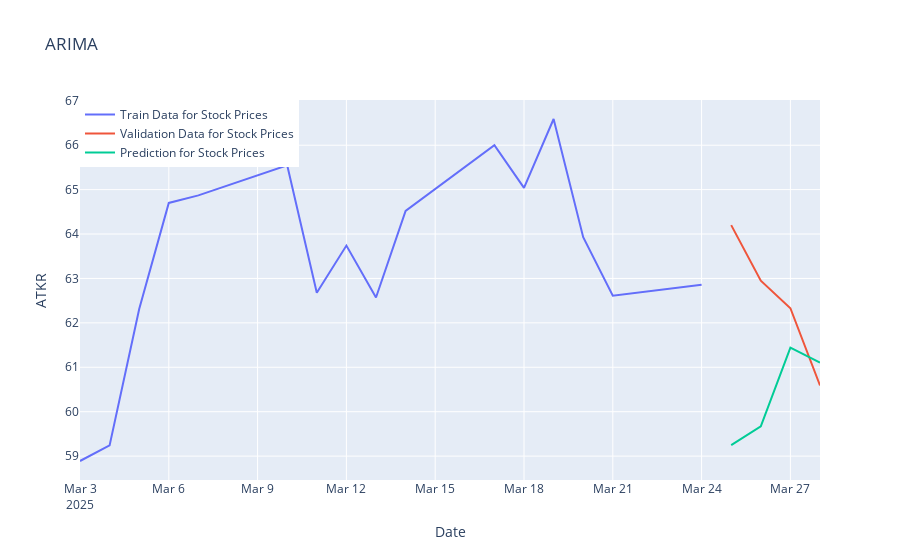
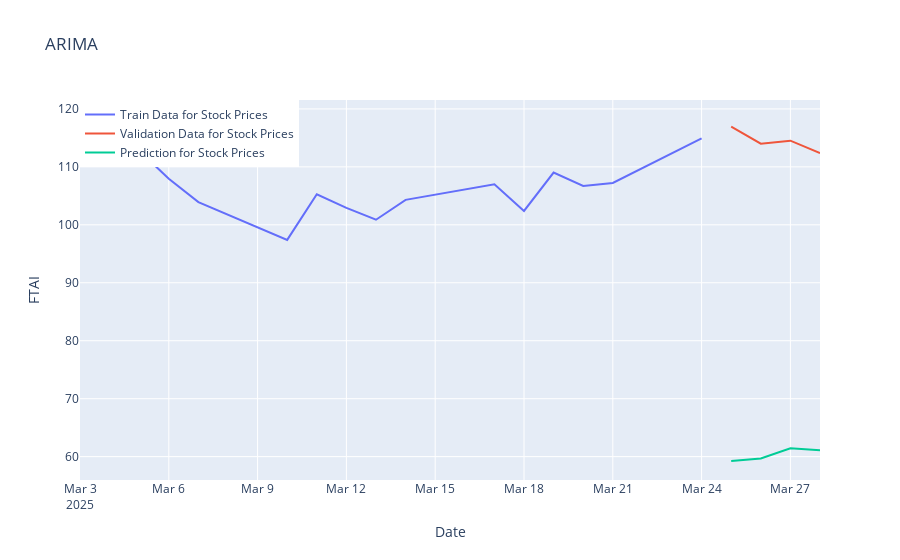
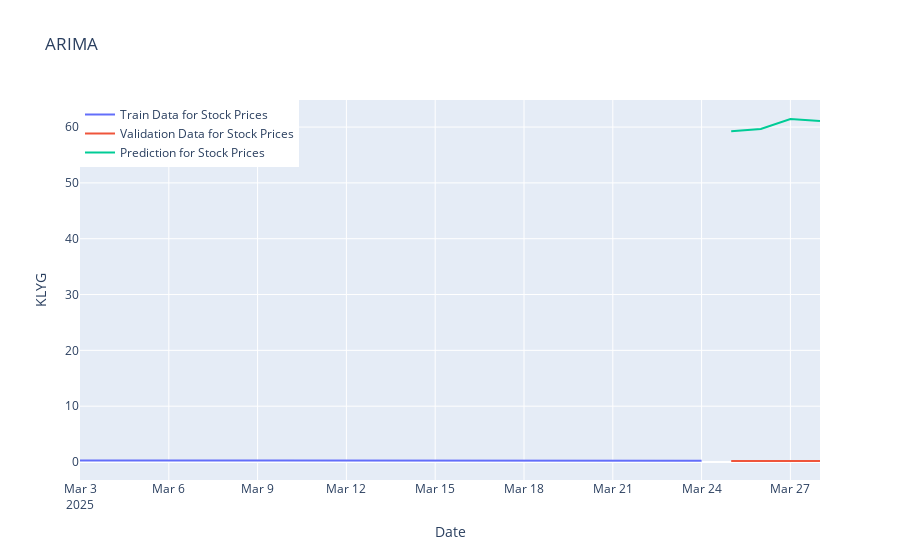
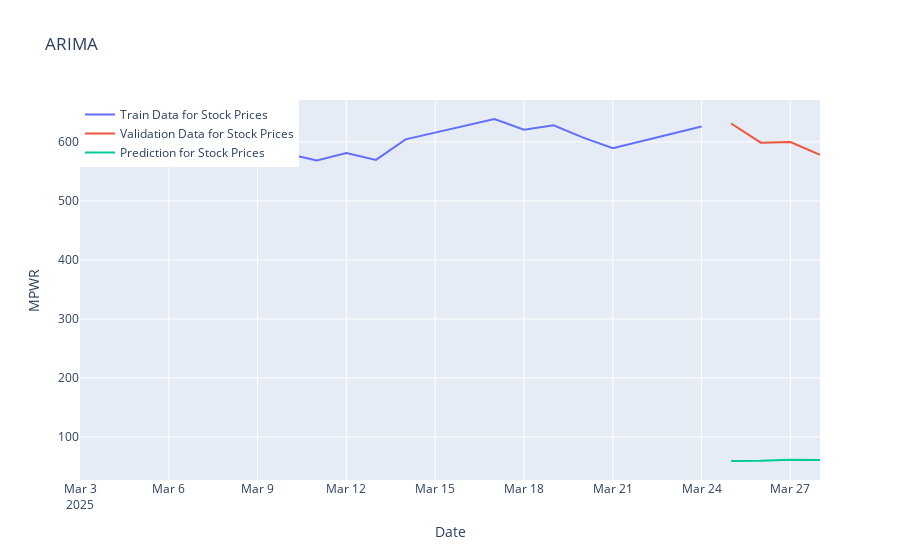

Here is the notebook cell these charts were saved with, in order:
### Code cell
for column in close_df.columns:
    fig=go.Figure()
    fig.add_trace(go.Scatter(x=model_train.index, y=model_train[column], mode='lines',name="Train Data for Stock Prices"))
    fig.add_trace(go.Scatter(x=valid.index, y=valid[column], mode='lines',name="Validation Data for Stock Prices",))
    fig.add_trace(go.Scatter(x=valid.index, y=y_pred["ARIMA Model Prediction"], mode='lines',name="Prediction for Stock Prices",))
    fig.update_layout(title="ARIMA",xaxis_title="Date",yaxis_title=column,legend=dict(x=0,y=1,traceorder="normal"),font=dict(size=12))
    fig.show()
